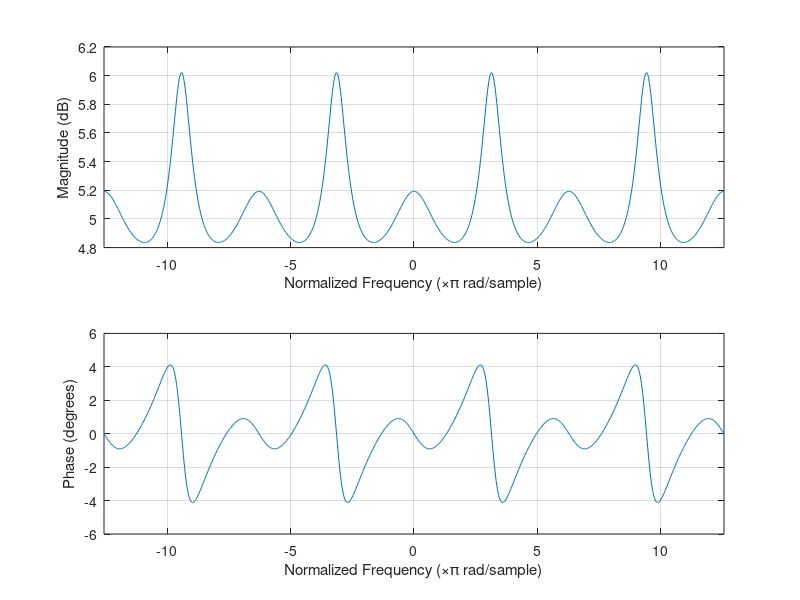
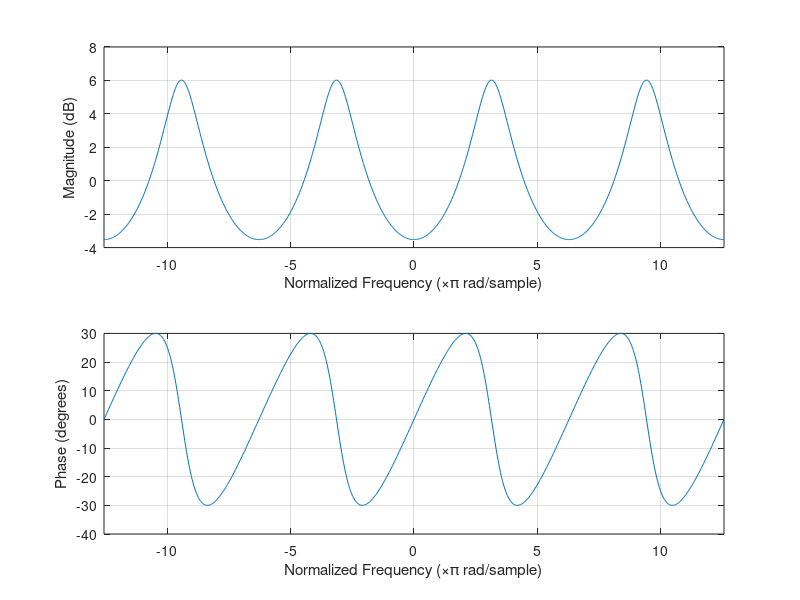
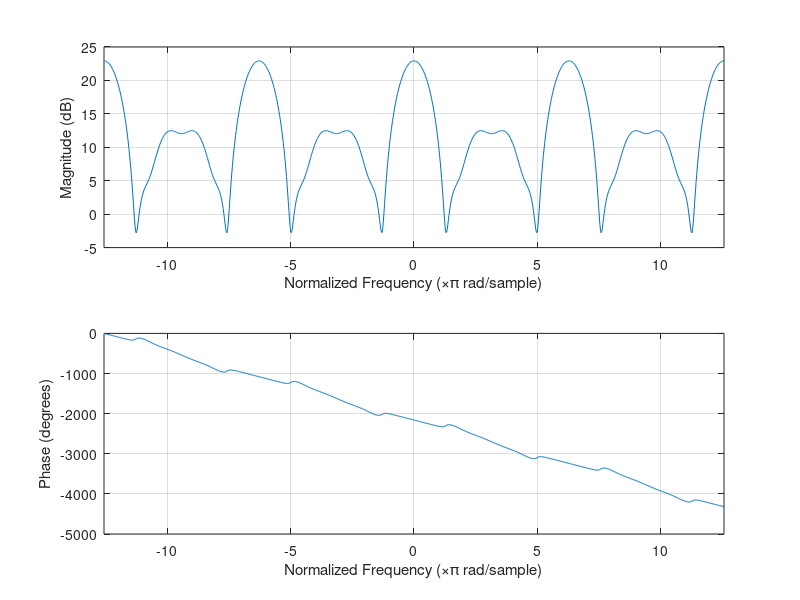

The MATLAB script that drew these images, in order:
%% Inicialização do ambiente
clear ; close all; clc

%% Exercício 1

figure(1)
p = [1.8, 0.5, -0.3];
d = [1, 0.3, -0.2];
w = -4*pi:(8*pi/999):4*pi;
freqz(p, d, w)

figure(2)
p = [1];
d = [1, 0.5];
w = -4*pi:(8*pi/999):4*pi;
freqz(p, d, w)

figure(3)
p = [1 2 3 4 1 3];
w = -4*pi:(8*pi/999):4*pi;
%[cena, coisa] = freqz(p, 1, w);
%plot(unwrap(angle(cena)));
%figure(4)
freqz(p, 1, w);